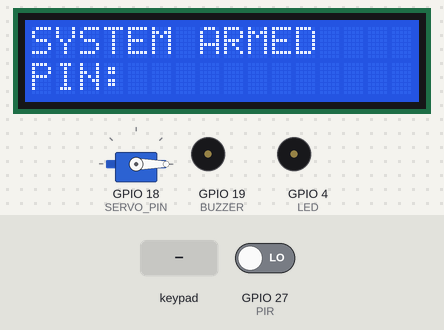
The sketch below on a simulated ESP32. On the bench: 16×2 character LCD, servo, buzzer (waves = sounding, pin HIGH). Inputs (shaded band) come from the test bench; at power-on: GPIO 27 (PIR) LOW.

Above: at 3.2 s.
3.3 s: keypad keys 1 2 3 4 pressed 0.4 s apart
At 5.2 s:
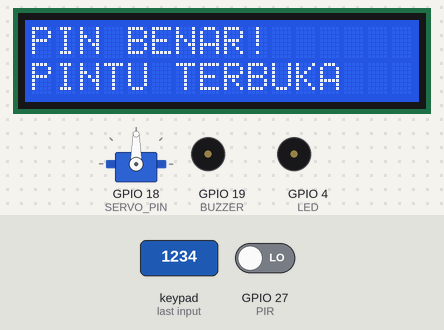
7.9 s: keypad keys 1 3 1 4 1 6 1 7 pressed 0.4 s apart
At 8.15 s:
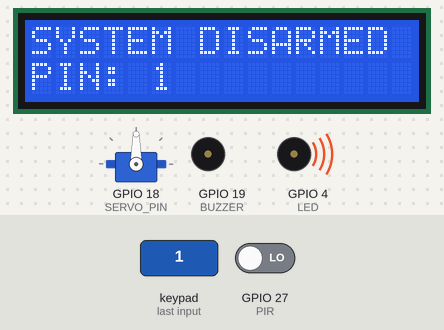
At 9.32 s:
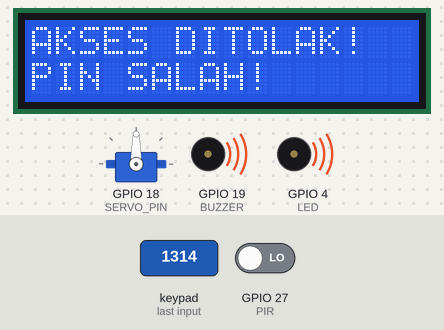
Timing chart, 0 to 18.6 s (numbered marks = the images above; inputs shaded):
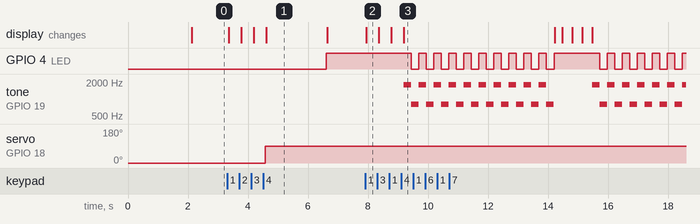

The sketch:

sketch.ino
```cpp
#include <Wire.h>
#include <LiquidCrystal_I2C.h>
#include <Keypad.h>
#include <ESP32Servo.h>

// PIN KOMPONEN
#define PIR 27
#define LED 4
#define BUZZER 19
#define SERVO_PIN 18

// LCD
LiquidCrystal_I2C lcd(0x27, 16, 2);

// SERVO
Servo kunci;

// KEYPAD 4x4
const byte ROWS = 4;
const byte COLS = 4;

char keys[ROWS][COLS] = {
  {'1','2','3','A'},
  {'4','5','6','B'},
  {'7','8','9','C'},
  {'*','0','#','D'}
};

byte rowPins[ROWS] = {13, 14, 16, 17};
byte colPins[COLS] = {25, 32, 33, 23};

Keypad keypad = Keypad(
  makeKeymap(keys),
  rowPins,
  colPins,
  ROWS,
  COLS
);

// PENGATURAN SISTEM
String password = "1234";
String inputPIN = "";

bool armed = true;
bool alarmActive = false;

void setup() {
  Serial.begin(115200);

  pinMode(PIR, INPUT);
  pinMode(LED, OUTPUT);
  pinMode(BUZZER, OUTPUT);

  Wire.begin(21, 22);

  lcd.init();
  lcd.backlight();

  kunci.setPeriodHertz(50);
  kunci.attach(SERVO_PIN, 500, 2400);
  kunci.write(0);

  lcd.setCursor(0, 0);
  lcd.print("SMART SECURITY");
  lcd.setCursor(0, 1);
  lcd.print("SYSTEM READY");

  delay(2000);
  lcd.clear();
}

void loop() {

  char key = keypad.getKey();

  // SENSOR GERAK
  if (armed && digitalRead(PIR) == HIGH) {
    alarmActive = true;
  }

  // KEYPAD
  if (key) {

    if (key == '*') {
      inputPIN = "";
      lcd.clear();
    }

    else if (key == '#') {
      armed = true;
      alarmActive = false;
      inputPIN = "";

      kunci.write(0);
      noTone(BUZZER);
      lcd.clear();
    }

    else if (key >= '0' && key <= '9') {
      inputPIN += key;
    }

    if (inputPIN.length() == 4) {

      if (inputPIN == password) {

        armed = false;
        alarmActive = false;

        kunci.write(90);
        noTone(BUZZER);

        lcd.clear();
        lcd.setCursor(0, 0);
        lcd.print("PIN BENAR!");
        lcd.setCursor(0, 1);
        lcd.print("PINTU TERBUKA");

        delay(2000);
        inputPIN = "";
        lcd.clear();

      } else {
  lcd.clear();
  lcd.setCursor(0, 0);
  lcd.print("AKSES DITOLAK!");
  lcd.setCursor(0, 1);
  lcd.print("PIN SALAH!");

  for (int i = 0; i < 10; i++) {
    digitalWrite(LED, HIGH);
    tone(BUZZER, 1800);
    delay(250);

    digitalWrite(LED, LOW);
    tone(BUZZER, 800);
    delay(250);
  }

  noTone(BUZZER);
  digitalWrite(LED, LOW);

  inputPIN = "";
  lcd.clear();
}
    }
  }

  // KONDISI ALARM
  if (alarmActive) {

    digitalWrite(LED, HIGH);
    tone(BUZZER, 1000);

    lcd.setCursor(0, 0);
    lcd.print("GERAKAN TERDETEK");
    lcd.setCursor(0, 1);
    lcd.print("MASUKKAN PIN");

  }

  else {

    noTone(BUZZER);
    digitalWrite(LED, armed ? LOW : HIGH);

    lcd.setCursor(0, 0);
    lcd.print(armed ? "SYSTEM ARMED    " : "SYSTEM DISARMED ");

    lcd.setCursor(0, 1);
    lcd.print("PIN: ");
    lcd.print(inputPIN);
    lcd.print("            ");
  }

  delay(50);
}
```

Measured:
- after the input at 3.3 s, GPIO 4 (LED): LOW → HIGH after 3.3 s; servo on GPIO 18 (SERVO_PIN): 0° → 90° after 1.3 s; the display: first changes after 0.05 s (image 1 shows a later state)
- what the display in image 1 shows lasts 2.0 s, from 4.6 s to 6.6 s
